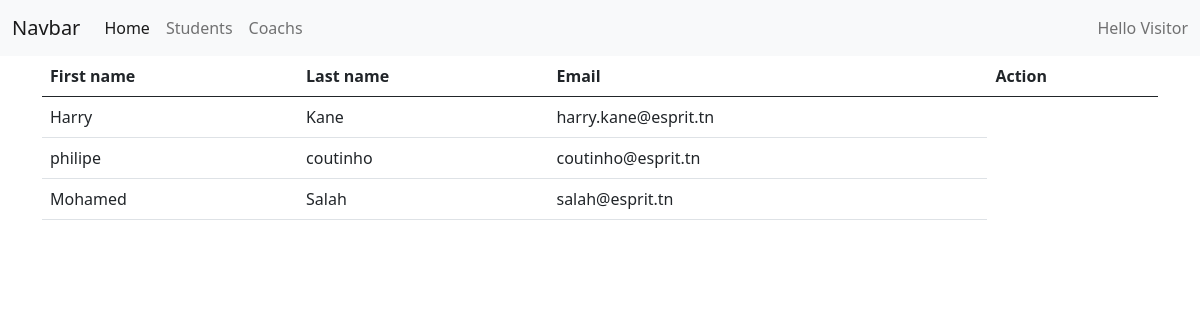
The page /hub/students/ on the database its author committed.
### hub/models.py (models this page shows, shortened)
class User(models.Model):
    first_name=models.CharField(max_length=50)
    last_name=models.CharField(max_length=50)
    email=models.EmailField(verbose_name="Email",null=False,validators=[MailVal]) #de base charfield

class Student(User):
    pass

class User(models.Model):
    first_name=models.CharField(max_length=50)
    last_name=models.CharField(max_length=50)
    email=models.EmailField(verbose_name="Email",null=False,validators=[MailVal]) #de base charfield

### hub/views.py (the view)
# urls.py: path('students/',student_list, name="student_list"),
def student_list(request):
    Studentslist = Student.objects.all()
    return render(
        request,
        'hub/index.html',
        {
            'Users': Studentslist,
        }
    )

### hub/templates/hub/index.html
{% extends 'hub/base.html' %}
{% block content %}
    <table class="table">
        <thead>
          <tr>
            <th scope="col">First name</th>
            <th scope="col">Last name</th>
            <th scope="col">Email</th>
            <th scope="col">Action</th>
          </tr>
        </thead>
        <tbody>
            {% for u in Users %}
          <tr>
            <td>{{ u.first_name}}</td>
            <td>{{ u.last_name}}</td>
            <td>{{ u.email}}</td>
          </tr>
          {% endfor %}
        </tbody>
      </table>
{% endblock content %}

### hub/templates/hub/base.html (shortened to what this page needs)
<!doctype html>
<html lang="en">
  <head>
    <link href="https://cdn.jsdelivr.net/npm/bootstrap@5.0.2/dist/css/bootstrap.min.css" rel="stylesheet">
  </head>
  <body>
    {% include 'hub/header.html' with greetings="Hello" %}
    <div class="container">
        {% block content %}
        {% endblock content %}
    </div>
  </body>
</html>

### hub/templates/hub/header.html (shortened to what this page needs)
<nav class="navbar navbar-expand-lg navbar-light bg-light">
    <div class="container-fluid">
      <a class="navbar-brand" href="#">Navbar</a>
      <div class="collapse navbar-collapse" id="navbarSupportedContent">
        <ul class="navbar-nav me-auto mb-2 mb-lg-0">
          <li class="nav-item">
            <a class="nav-link active" aria-current="page" href="{% url 'home' %}">Home</a>
          </li>
          <li class="nav-item">
            <a class="nav-link" href="{% url 'student_list' %}">Students</a>
          </li>
          <li class="nav-item">
            <a class="nav-link" href="{% url 'coach_list' %}">Coachs</a>
          </li>
        </ul>
        <span class="navbar-text">
            {{ greetings }} {{ username | default:"Visitor"}}
        </span>
      </div>
    </div>
  </nav>

### rows shown on the page
Student: first_name "Harry", last_name "Kane", email "harry.kane@esprit.tn"
Student: first_name "philipe", last_name "coutinho", email "coutinho@esprit.tn"
Student: first_name "Mohamed", last_name "Salah", email "salah@esprit.tn"

### other values the page prints
{{ greetings }} "Hello"
{{ username | default:"Visitor" }} "Visitor"
